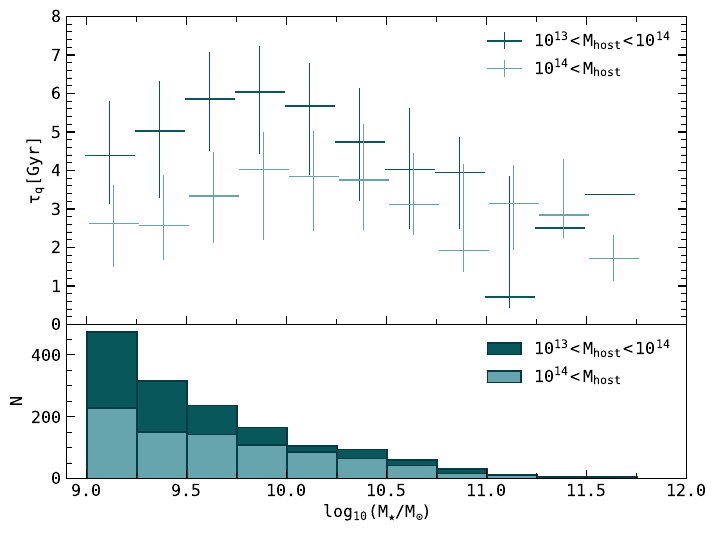

Generate this figure with Python:
import numpy as np
import matplotlib.pyplot as plt
from scipy import stats
from matplotlib.ticker import (MultipleLocator, FormatStrFormatter,
                               AutoMinorLocator)

M_h, m_s, t_i, t_q, sfr = np.loadtxt("data_plot_RefL0100N1504.txt", unpack=True, usecols=(2, 3, 4, 5, 6))
# M_h, m_s, t_i, t_q, sfr = np.loadtxt("data_plot_RecalL0100N0752.txt", unpack=True, usecols=( 2, 3, 4, 5, 6))

n15 = np.where(M_h > 10 ** 15)
print(len(M_h[n15]))
print(max(M_h))
logmassmin = 9
logmassmax = 12
dex = 0.25
bin_num = (logmassmax - logmassmin) / dex
bin_range = np.linspace(9, 12, bin_num + 1)

keep_these = np.where(t_q != 14.134423953091941)  #
and_these = np.where((t_i <= t_q))
q_before_i = np.where((t_i >= t_q))
unquenched = np.where(t_q == 14.134423953091941)
# print(type(and_these))
# print(len(keep_these))
# print(and_these[0])
nuq = len(m_s) - len(m_s[keep_these]) + len(m_s[and_these])
print(keep_these)
# print(m_s[keep_these])
a = set((and_these[0]))
b = set((keep_these[0]))
c = b.intersection(a)
# c = np.array(list(c))
small_hosts = np.where(M_h <= 1e14)
small_hosts_set = set((small_hosts[0]))

large_hosts = np.where(M_h > 1e14)
large_hosts_set = set((large_hosts[0]))

small_split = c.intersection(small_hosts_set)
large_split = c.intersection(large_hosts_set)

small_split = np.array(list(small_split))
print(len(small_split), "small split")

large_split = np.array(list(large_split))
print(len(large_split))
c = np.array(list(c))
# print("quenched after infall: {0} \nquenched before infall: {1}\n unquenched: {2}\n total {3}".format(len(c),
#                                                                                 len(m_s[q_before_i]),len(m_s[unquenched]),len(m_s)))

quench_timescale = t_q[c] - t_i[c]
quench_timescale_s = t_q[small_split] - t_i[small_split]
quench_timescale_l = t_q[large_split] - t_i[large_split]
# bin_means, bin_edges, binnumber = stats.binned_statistic( np.log10(m_s[c]),quench_timescale, statistic='median', bins=[np.log10(1e9),
#                             np.log10(10**9.5) ,np.log10(1e10),np.log10(10**10.5) ,np.log10(1e11), np.log10(10**11.5) ,np.log10(1e12)])

bin_means_s, bin_edges_s, binnumber_s = stats.binned_statistic(np.log10(m_s[small_split]), quench_timescale_s,
                                                               statistic='median', bins=bin_range)
bin_means_l, bin_edges_l, binnumber_l = stats.binned_statistic(np.log10(m_s[large_split]), quench_timescale_l,
                                                               statistic='median', bins=bin_range)
# print(bin_means,bin_edges, binnumber)
bin_width_s = (bin_edges_s[1] - bin_edges_s[0])
bin_centers_s = bin_edges_s[1:] - bin_width_s / 2

bin_width_l = (bin_edges_l[1] - bin_edges_l[0])
bin_centers_l = bin_edges_l[1:] - bin_width_l / 2

bin_means75_s, bin_edges75_s, binnumber75_s = stats.binned_statistic(np.log10(m_s[small_split]), quench_timescale_s,
                                                                     statistic=lambda x75_s: np.percentile(x75_s, 75),
                                                                     bins=bin_range)
bin_means25_s, bin_edges25_s, binnumber25_s = stats.binned_statistic(np.log10(m_s[small_split]), quench_timescale_s,
                                                                     statistic=lambda x25_s: np.percentile(x25_s, 25),
                                                                     bins=bin_range)

bin_means75_l, bin_edges75_l, binnumber75_l = stats.binned_statistic(np.log10(m_s[large_split]), quench_timescale_l,
                                                                     statistic=lambda x75_l: np.percentile(x75_l, 75),
                                                                     bins=bin_range)
bin_means25_l, bin_edges25_l, binnumber25_l = stats.binned_statistic(np.log10(m_s[large_split]), quench_timescale_l,
                                                                     statistic=lambda x25_l: np.percentile(x25_l, 25),
                                                                     bins=bin_range)
# print(type(bin_means))

# x = np.log10(m_s[c])
# bins = np.array([np.log10(1e9),np.log(10**9.5) ,np.log(1e10),np.log(10**10.5) ,np.log(1e11), np.log(10**11.5) ,np.log(1e12)])
# digitized = np.digitize(x, bins)
# print(digitized)
# print(x)
# print(np.log10(10))
# bin_means = [x[digitized == i].mean() for i in range(1, len(bins))]
# print(bin_means)
font = {'family': 'monospace',
        'size': '12'}
header = {'family': 'monospace',
          'size': '15'}
small_font = {'family': 'monospace',
              'size': '10'}
plt.rc('font', **font)



# plot it
fig = plt.figure(figsize=(8, 6))
ax = plt.subplot2grid((3, 2), (0, 0), colspan=2, rowspan=2)

ax5 = plt.subplot2grid((3, 2), (2, 0), colspan=2, rowspan=1)
ax5.hist(np.log10(m_s[small_split]), bins=bin_edges_s, align='mid', color='#07575b',
         label=r'$\mathtt{10^{13}<M_{host}<10^{14}}$', edgecolor='#003b46', linewidth=1.2)
ax5.hist(np.log10(m_s[large_split]), bins=bin_edges_s, align='mid', label=r'$\mathtt{10^{14}<M_{host}}$',
         color='#66a5ad', edgecolor='#003b46', linewidth=1.2)

# plt.yscale('log')
# plt.xlabel("M_sat [M_sun]")
# plt.ylabel("N")
minorLocatorx = MultipleLocator(0.25)
minorLocatory = AutoMinorLocator()

ax.xaxis.set_minor_locator(minorLocatorx)
ax.yaxis.set_minor_locator(minorLocatory)
ax.tick_params(axis='x', direction='in', length=6, width=1.1, which='major', colors='black',
               grid_color='black', grid_alpha=0.4, labelbottom=False)
ax.tick_params(which='minor', length=4, color='black', direction='in')
ax.tick_params(axis='y', which='minor', length=4, color='black', direction='in')
ax.tick_params(axis='y', which='major', direction='in', length=6, width=0.9, colors='black',
               grid_color='black', grid_alpha=0.4)
ax2 = ax.twiny()

ax2.xaxis.set_minor_locator(minorLocatorx)
ax2.yaxis.set_minor_locator(minorLocatory)
ax2.tick_params(axis='x', direction='in', length=6, width=1.1, which='major', colors='black',
                grid_color='black', grid_alpha=0.4, labeltop=False, labelright=False)
ax2.tick_params(which='minor', length=4, color='black', direction='in')
ax2.tick_params(axis='y', which='minor', length=4, color='black', direction='in')
ax2.tick_params(axis='y', which='major', direction='in', length=6, width=0.9, colors='black',
                grid_color='black', grid_alpha=0.4)

ax3 = ax.twinx()
minorLocatory = AutoMinorLocator()
minorLocatorx = MultipleLocator(0.25)
ax3.xaxis.set_minor_locator(minorLocatorx)
ax3.yaxis.set_minor_locator(minorLocatory)
ax3.tick_params(axis='x', direction='in', length=6, width=1.1, which='major', colors='black',
                grid_color='black', grid_alpha=0.4)
ax3.tick_params(which='minor', length=4, color='black', direction='in')
ax3.tick_params(axis='y', which='minor', length=4, color='black', direction='in', labelright=False)
ax3.tick_params(axis='y', which='major', direction='in', length=6, width=0.9, colors='black',
                grid_color='black', grid_alpha=0.4)
ax3.set_ylim(0, 8)
ax2.set_xlim(8.5, 12)
ax3.set_yticklabels((' ', ' ', ' ', ' ', ' ', ' ', ' ', ' ', ' '))

print(bin_means75_s)
print(bin_means25_s)
print(bin_means_s)

ax.hlines(bin_means_s - 0.01, bin_edges_s[:-1] - 0.01, bin_edges_s[1:] - 0.01, colors='#07575b', lw=1)

ax.vlines(bin_centers_s - 0.01, bin_means25_s, bin_means75_s, colors='#07575b', lw=1, )
# ax.hlines(bin_means_s[:-3 or None]-0.01, bin_edges_s[:-1]-0.01, bin_edges_s[1:]-0.01, colors='g', lw=1.5)
# ax.vlines(bin_centers_s[:-3 or None]-0.01,bin_means25_s[:-3 or None],bin_means75_s[:-3 or None],colors='g', lw=1.5,)

ax.hlines(bin_means_l, bin_edges_l[:-1] + 0.01, bin_edges_l[1:] + 0.01, colors='#66a5ad', lw=1)

ax.vlines(bin_centers_l + 0.01, bin_means25_l, bin_means75_l, colors='#66a5ad', lw=1, )

ax.errorbar(1, 1, 1, 1, label=r'$\mathtt{10^{13}<M_{host}<10^{14}}$', c='#07575b', lw=1)

ax.errorbar(1, 1, 1, 1, label=r'$\mathtt{10^{14}<M_{host}}$', c='#66a5ad', lw=1)

ax.set_ylabel(r"$\mathtt{ \tau_q [Gyr]}$")
# plt.plot((binnumber - 0.5) * bin_width, x_pdf, 'g.', alpha=0.5)
ax5.set_xlabel(r"$\mathtt{log_{10}(M_{\bigstar}/M_{\odot}}) $")
# plt.xscale('log')
ax.set_ylim(0, 8)
ax.set_xlim(8.9, 12)
ax2.set_xlim(8.9, 12)
ax5.set_xlim(8.9, 12)
ax5.set_ylabel(r'$\mathtt{N}$')
minorLocatory5 = AutoMinorLocator()
minorLocatorx5 = MultipleLocator(0.25)
ax5.xaxis.set_minor_locator(minorLocatorx5)
ax5.yaxis.set_minor_locator(minorLocatory5)
ax5.tick_params(axis='x', direction='in', length=6, width=1.1, which='major', colors='black',
                grid_color='black', grid_alpha=0.4)
ax5.tick_params(which='minor', length=4, color='black', direction='in')
ax5.tick_params(axis='y', which='minor', length=4, color='black', direction='in')
ax5.tick_params(axis='y', which='major', direction='in', length=6, width=0.9, colors='black',
                grid_color='black', grid_alpha=0.4)
ax.legend(frameon=False)
ax5.legend(frameon=False)
plt.subplots_adjust(hspace=0, wspace=0.33)
plt.savefig('qtd_100.pdf', format='pdf', dpi=1200, pad_inches=0.1, bbox_inches='tight')
plt.show()
